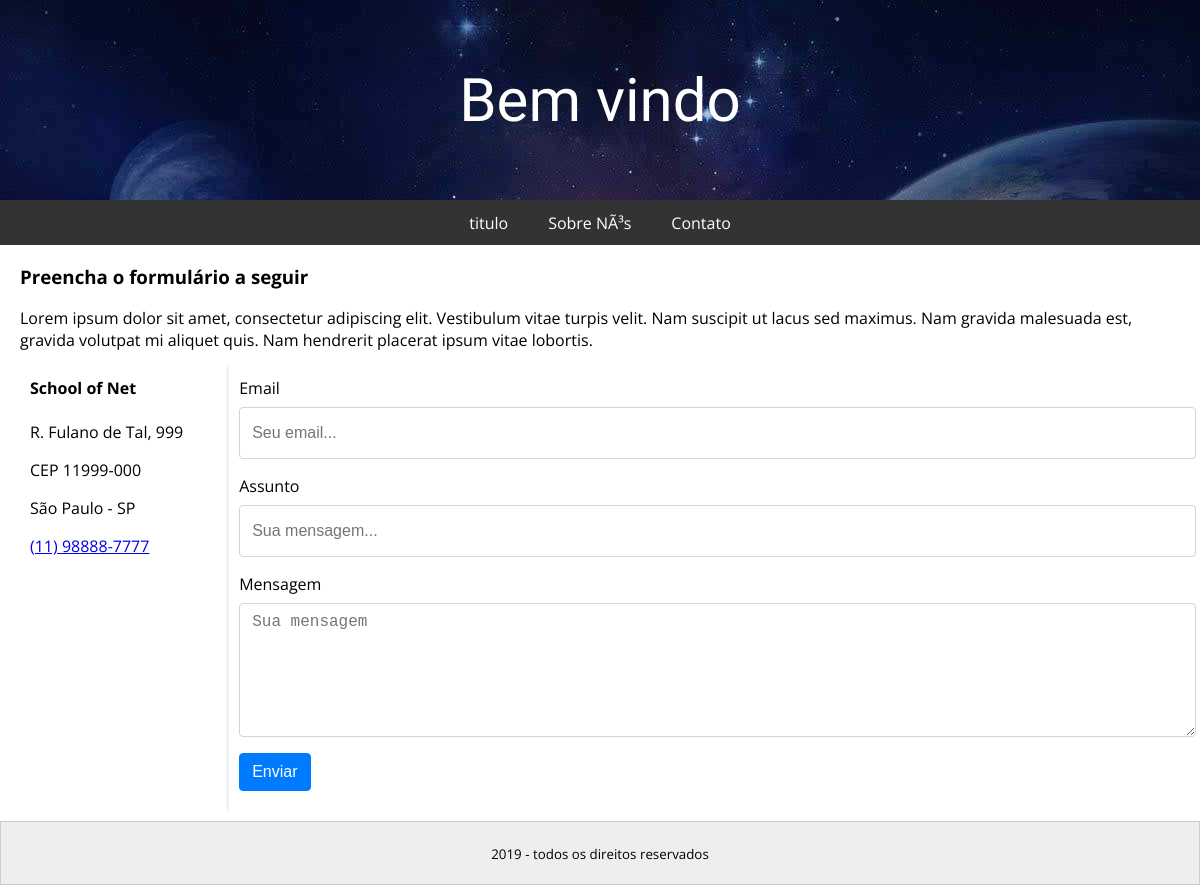
The page /contato on the database as committed earlier.
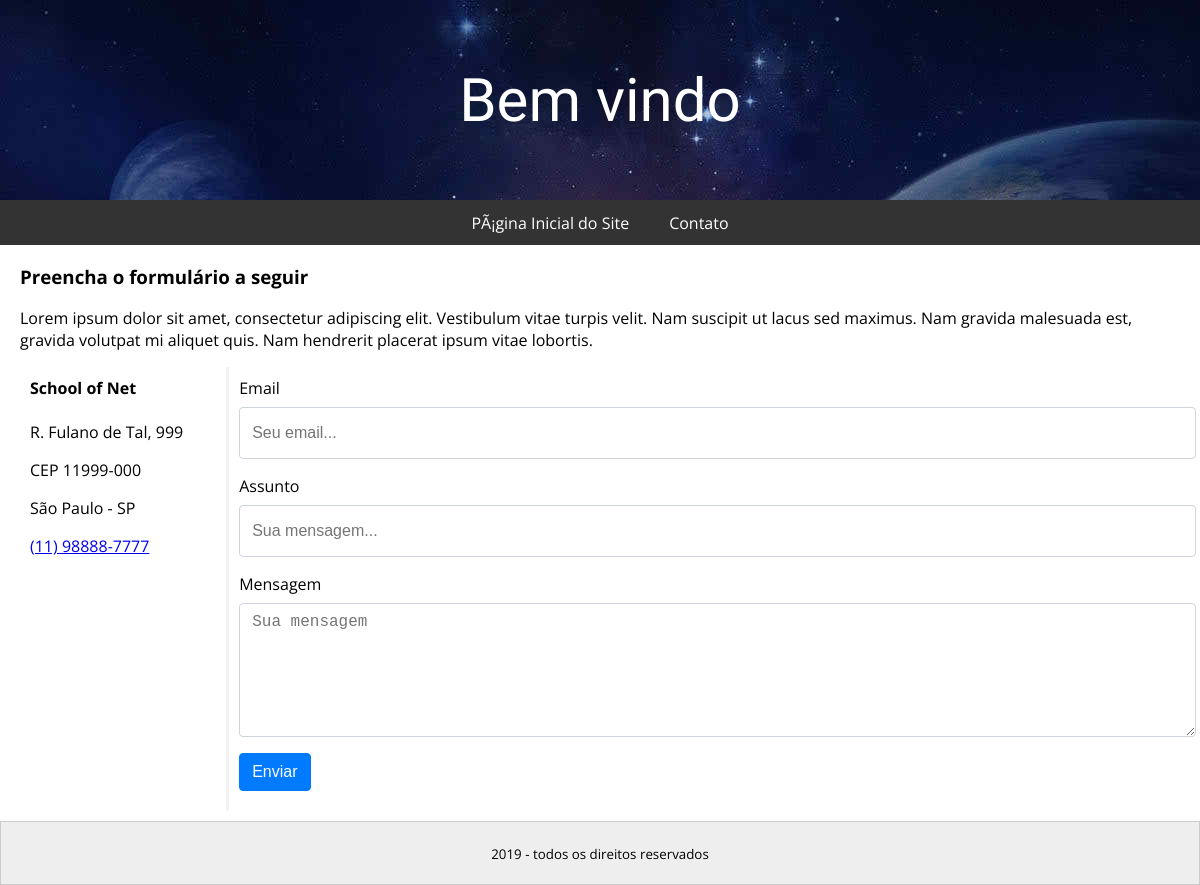
The same page on the database as committed later.
### tables this page shows
CREATE TABLE IF NOT EXISTS `pages` (
  `id` int(10) UNSIGNED NOT NULL AUTO_INCREMENT,
  `title` varchar(250) NOT NULL,
  `url` varchar(250) NOT NULL,
  `body` text,
  `created` datetime NOT NULL,
  `updated` datetime NOT NULL,
  PRIMARY KEY (`id`)
);

### src/render.php (called while the page is built, shortened)
<?php
function render($content, $template, $data = [])
{
    return include __DIR__ . '/../templates/' . $template . '.tpl.php';
}

### public/index.php (called while the page is built)
<?php
require __DIR__ . '/../bootstrap.php';

### admin/pages/db.php (called while the page is built, shortened)
<?php
$pages_all = function() use ($conn) {
    $result = $conn->query('SELECT * FROM pages');
    return $result->fetch_all(MYSQLI_ASSOC);
};

### templates/site.tpl.php (the view, shortened to what this page needs)
<!DOCTYPE html>
<html lang="en">
<head>
    <link rel="stylesheet" href="/resources/pnotify/pnotify.custom.min.css">
    <link rel="stylesheet" href="/css/site.css">
</head>
<body>
    <header id="header">
        <h1>Bem vindo</h1>
    </header>
    <ul id="nav">
        <?php foreach ($data['pages'] as $page): ?>
            <li><a href="/<?php echo $page['url'] ?>"><?php echo $page['title'] ?></a></li>
        <?php endforeach ?>
        <li><a href="/contato">Contato</a></li>
    </ul>
    <main id="content">
    </main>
    <p id="footer"><small><?php echo date('Y') ?> - todos os direitos reservados</small></p>
</body>
</html>

Rows that differ between the two databases and show on the page:
removed pages: title "titulo"
removed pages: title "Sobre NÃ³s"
added pages: title "PÃ¡gina Inicial do Site"
